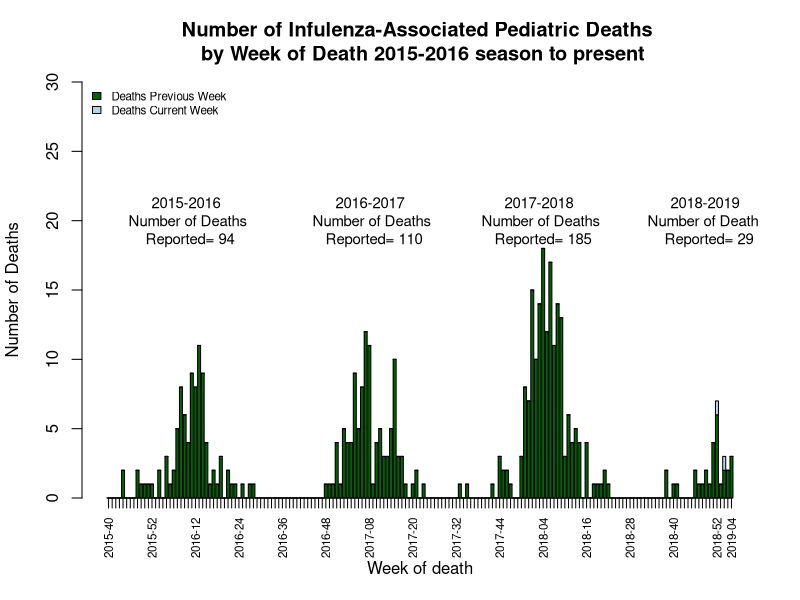

Write R code to recreate this figure.
#Group Members: Omkar Thorat (omkarsun) and Abhishek Bhave (abhave)


#Reading the file and processing the data 
data <-read.csv("Weekly.csv")
data <-data[1:173,]
c1 <- toString(sum(data$NO..OF.DEATHS[1:52]))
c2 <- toString(sum(data$NO..OF.DEATHS[53:104]))
c3 <- toString(sum(data$NO..OF.DEATHS[105:156]))
c4 <- toString(sum(data$NO..OF.DEATHS[157:173]))
x <- data.frame(data$PREVIOUS.WEEK.DEATHS,data$CURRENT.WEEK.DEATHS)
r <-c(paste('2015-2016 \n Number of Deaths \n Reported=',c1),
      paste('2016-2017 \n Number of Deaths \n Reported=',c2),
      paste('2017-2018 \n Number of Deaths \n Reported=',c3),
      paste('2018-2019 \n Number of Deaths \n Reported=',c4))
week <-data.frame(data$WEEK.NUMBER)
i<-0
temp <- as.character(week$data.WEEK.NUMBER)
new<-c()

#take every 6th week for x axis label
while(i<nrow(data))  
{
  if(i %% 6==0 || i==0)
  {
    new[[i+1]] <-temp[i+1]
  }
  else
  {
    new[[i+1]] <-""
  }
  i <- i+1
}
new[[i]]<-temp[i]

#png("Deaths.png",width=600,height=600)
# Reference :https://www.statmethods.net/graphs/bar.html
# Barplot
b <- barplot(t(x),main="Number of Infulenza-Associated Pediatric Deaths \n by Week of Death 2015-2016 season to present",
        xlab="Week of death", col=c("dark green","light blue"),ylim=c(0,30),ylab="Number of Deaths")


# Reference :https://www.statmethods.net/advgraphs/axes.html
# Adding axis
axis(side=1,at=b,labels=new,las=2,cex.axis=0.7)

# Adding text to the plot
text(27,20,r[1],cex = 0.9)
text(88,20,r[2],cex = 0.9)
text(144,20,r[3],cex = 0.9)
text(199,20,r[4],cex = 0.9)

# Reference :http://www.sthda.com/english/wiki/add-legends-to-plots-in-r-software-the-easiest-way
# Adding legend
legend("topleft",c("Deaths Previous Week","Deaths Current Week"),fill=c("dark green","light blue")
       ,cex=0.7,text.font = 6,bty="n")

#dev.off()